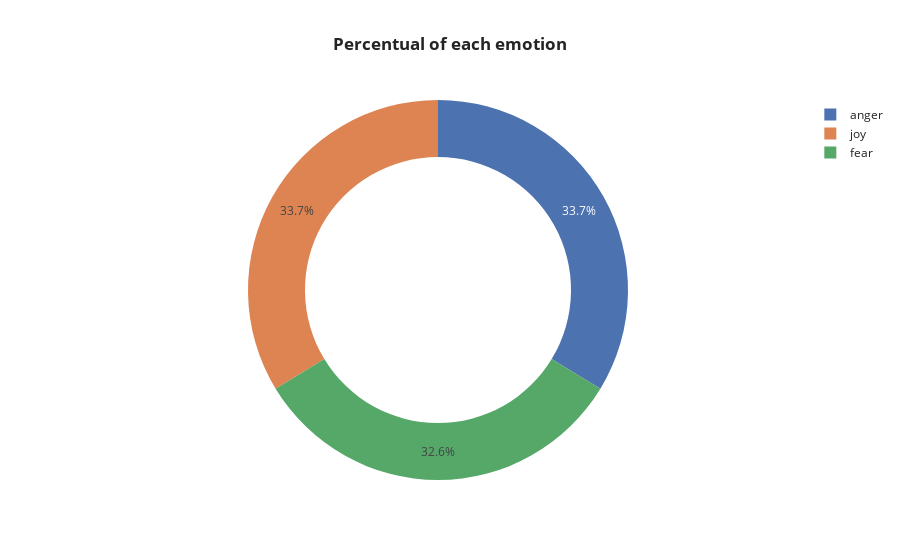

Write notebook code for a chart like this one.
### Code cell
fig=px.pie(z,names='Emotion',values='count',color='Emotion',hole=0.7,labels={'count':'count'}
,template='seaborn',title='<b> Percentual of each emotion </b>')
fig.update_layout(title_x=0.5)

### Figure 1 — Plotly figure (JSON) as saved in the notebook; plotly's stock layout.template omitted (floating-point values rounded to 4 significant figures)
{"data": [{"customdata": [["anger"], ["joy"], ["fear"]], "domain": {"x": [0, 1], "y": [0, 1]}, "hole": 0.7, "hovertemplate": "Emotion=%{customdata[0]}<br>count=%{value}<extra></extra>", "labels": ["anger", "joy", "fear"], "legendgroup": "", "marker": {"colors": ["rgb(76,114,176)", "rgb(221,132,82)", "rgb(85,168,104)"]}, "name": "", "showlegend": true, "type": "pie", "values": [2000, 2000, 1937]}], "layout": {"legend": {"tracegroupgap": 0}, "title": {"text": "<b> Percentual of each emotion </b>", "x": 0.5}}}
